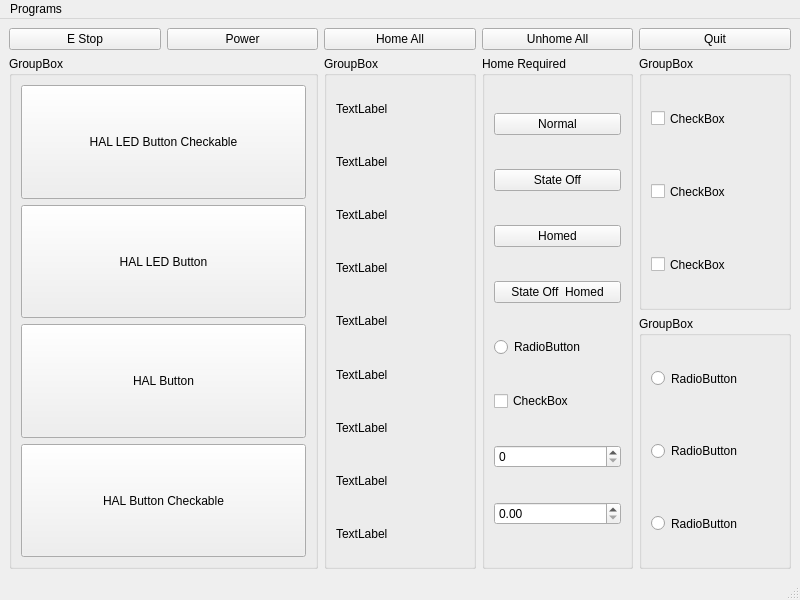
<?xml version="1.0" encoding="UTF-8"?>
<ui version="4.0">
 <class>MainWindow</class>
 <widget class="QMainWindow" name="MainWindow">
  <property name="geometry">
   <rect>
    <x>0</x>
    <y>0</y>
    <width>800</width>
    <height>600</height>
   </rect>
  </property>
  <property name="windowTitle">
   <string>MainWindow</string>
  </property>
  <widget class="QWidget" name="centralwidget">
   <layout class="QGridLayout" name="gridLayout">
    <item row="0" column="0">
     <widget class="QPushButton" name="estop_pb">
      <property name="text">
       <string>E Stop</string>
      </property>
     </widget>
    </item>
    <item row="0" column="4">
     <widget class="QPushButton" name="quit_pb">
      <property name="text">
       <string>Quit</string>
      </property>
     </widget>
    </item>
    <item row="1" column="0" rowspan="2" colspan="2">
     <widget class="QGroupBox" name="groupBox">
      <property name="title">
       <string>GroupBox</string>
      </property>
      <layout class="QVBoxLayout" name="verticalLayout">
       <item>
        <widget class="QPushButton" name="pushButton_4">
         <property name="sizePolicy">
          <sizepolicy hsizetype="Preferred" vsizetype="Preferred">
           <horstretch>0</horstretch>
           <verstretch>0</verstretch>
          </sizepolicy>
         </property>
         <property name="text">
          <string>HAL LED Button Checkable</string>
         </property>
         <property name="checkable">
          <bool>true</bool>
         </property>
         <property name="pin_name" stdset="0">
          <string>hal-led-btn-checkable</string>
         </property>
         <property name="hal_type" stdset="0">
          <string>HAL_BIT</string>
         </property>
         <property name="hal_dir" stdset="0">
          <string>HAL_OUT</string>
         </property>
         <property name="function" stdset="0">
          <string>hal_led_button</string>
         </property>
        </widget>
       </item>
       <item>
        <widget class="QPushButton" name="pushButton">
         <property name="sizePolicy">
          <sizepolicy hsizetype="Preferred" vsizetype="Preferred">
           <horstretch>0</horstretch>
           <verstretch>0</verstretch>
          </sizepolicy>
         </property>
         <property name="text">
          <string>HAL LED Button</string>
         </property>
         <property name="pin_name" stdset="0">
          <string>hal-led-btn</string>
         </property>
         <property name="hal_type" stdset="0">
          <string>HAL_BIT</string>
         </property>
         <property name="hal_dir" stdset="0">
          <string>HAL_OUT</string>
         </property>
         <property name="function" stdset="0">
          <string>hal_led_button</string>
         </property>
        </widget>
       </item>
       <item>
        <widget class="QPushButton" name="pushButton_3">
         <property name="sizePolicy">
          <sizepolicy hsizetype="Preferred" vsizetype="Preferred">
           <horstretch>0</horstretch>
           <verstretch>0</verstretch>
          </sizepolicy>
         </property>
         <property name="text">
          <string>HAL Button</string>
         </property>
         <property name="function" stdset="0">
          <string>hal_pin</string>
         </property>
         <property name="pin_name" stdset="0">
          <string>hal-pb</string>
         </property>
         <property name="hal_type" stdset="0">
          <string>HAL_BIT</string>
         </property>
         <property name="hal_dir" stdset="0">
          <string>HAL_OUT</string>
         </property>
        </widget>
       </item>
       <item>
        <widget class="QPushButton" name="pushButton_5">
         <property name="sizePolicy">
          <sizepolicy hsizetype="Preferred" vsizetype="Preferred">
           <horstretch>0</horstretch>
           <verstretch>0</verstretch>
          </sizepolicy>
         </property>
         <property name="text">
          <string>HAL Button Checkable</string>
         </property>
         <property name="checkable">
          <bool>true</bool>
         </property>
         <property name="function" stdset="0">
          <string>hal_pin</string>
         </property>
         <property name="pin_name" stdset="0">
          <string>hal-pb-checkable</string>
         </property>
         <property name="hal_type" stdset="0">
          <string>HAL_BIT</string>
         </property>
         <property name="hal_dir" stdset="0">
          <string>HAL_OUT</string>
         </property>
        </widget>
       </item>
      </layout>
     </widget>
    </item>
    <item row="1" column="2" rowspan="2">
     <widget class="QGroupBox" name="groupBox_4">
      <property name="title">
       <string>GroupBox</string>
      </property>
      <layout class="QVBoxLayout" name="verticalLayout_4">
       <item>
        <widget class="QLabel" name="label">
         <property name="text">
          <string>TextLabel</string>
         </property>
         <property name="hal_led_label" stdset="0">
          <bool>true</bool>
         </property>
         <property name="pin_name" stdset="0">
          <string>hal-label-1</string>
         </property>
         <property name="hal_type" stdset="0">
          <string>HAL_BIT</string>
         </property>
         <property name="hal_dir" stdset="0">
          <string>HAL_IN</string>
         </property>
         <property name="function" stdset="0">
          <string>hal_led</string>
         </property>
        </widget>
       </item>
       <item>
        <widget class="QLabel" name="label_2">
         <property name="text">
          <string>TextLabel</string>
         </property>
        </widget>
       </item>
       <item>
        <widget class="QLabel" name="label_8">
         <property name="text">
          <string>TextLabel</string>
         </property>
         <property name="hal_led_label" stdset="0">
          <bool>true</bool>
         </property>
         <property name="pin_name" stdset="0">
          <string>hal-label-2</string>
         </property>
         <property name="hal_type" stdset="0">
          <string>HAL_BIT</string>
         </property>
         <property name="hal_dir" stdset="0">
          <string>HAL_IN</string>
         </property>
         <property name="function" stdset="0">
          <string>hal_led</string>
         </property>
        </widget>
       </item>
       <item>
        <widget class="QLabel" name="label_9">
         <property name="text">
          <string>TextLabel</string>
         </property>
         <property name="hal_led_label" stdset="0">
          <bool>true</bool>
         </property>
         <property name="pin_name" stdset="0">
          <string>hal-label-3</string>
         </property>
         <property name="hal_type" stdset="0">
          <string>HAL_BIT</string>
         </property>
         <property name="hal_dir" stdset="0">
          <string>HAL_IN</string>
         </property>
         <property name="function" stdset="0">
          <string>hal_led</string>
         </property>
        </widget>
       </item>
       <item>
        <widget class="QLabel" name="label_3">
         <property name="text">
          <string>TextLabel</string>
         </property>
        </widget>
       </item>
       <item>
        <widget class="QLabel" name="label_4">
         <property name="text">
          <string>TextLabel</string>
         </property>
        </widget>
       </item>
       <item>
        <widget class="QLabel" name="label_5">
         <property name="text">
          <string>TextLabel</string>
         </property>
        </widget>
       </item>
       <item>
        <widget class="QLabel" name="label_6">
         <property name="text">
          <string>TextLabel</string>
         </property>
        </widget>
       </item>
       <item>
        <widget class="QLabel" name="label_7">
         <property name="text">
          <string>TextLabel</string>
         </property>
        </widget>
       </item>
      </layout>
     </widget>
    </item>
    <item row="1" column="3" rowspan="2">
     <widget class="QGroupBox" name="groupBox_5">
      <property name="title">
       <string>Home Required</string>
      </property>
      <layout class="QGridLayout" name="gridLayout_2">
       <item row="6" column="0">
        <widget class="QCheckBox" name="checkBox_4">
         <property name="text">
          <string>CheckBox</string>
         </property>
        </widget>
       </item>
       <item row="7" column="0">
        <widget class="QSpinBox" name="spinBox"/>
       </item>
       <item row="5" column="0">
        <widget class="QRadioButton" name="radioButton_4">
         <property name="text">
          <string>RadioButton</string>
         </property>
        </widget>
       </item>
       <item row="0" column="0">
        <widget class="QPushButton" name="normal_hal_pb">
         <property name="text">
          <string>Normal</string>
         </property>
         <property name="function" stdset="0">
          <string>hal_pin</string>
         </property>
         <property name="pin_name" stdset="0">
          <string>normal-pb</string>
         </property>
        </widget>
       </item>
       <item row="3" column="0">
        <widget class="QPushButton" name="state_off_homed_hal_pb">
         <property name="text">
          <string>State Off  Homed</string>
         </property>
         <property name="function" stdset="0">
          <string>hal_pin</string>
         </property>
         <property name="pin_name" stdset="0">
          <string>state-off-homed-pb</string>
         </property>
         <property name="state_off" stdset="0">
          <string>disabled</string>
         </property>
         <property name="required" stdset="0">
          <string>homed</string>
         </property>
        </widget>
       </item>
       <item row="1" column="0">
        <widget class="QPushButton" name="state_off_hal_pb">
         <property name="text">
          <string>State Off</string>
         </property>
         <property name="function" stdset="0">
          <string>hal_pin</string>
         </property>
         <property name="pin_name" stdset="0">
          <string>state-off-pb</string>
         </property>
         <property name="state_off" stdset="0">
          <string>disabled</string>
         </property>
        </widget>
       </item>
       <item row="8" column="0">
        <widget class="QDoubleSpinBox" name="doubleSpinBox"/>
       </item>
       <item row="2" column="0">
        <widget class="QPushButton" name="state_off_homed_hal_pb_2">
         <property name="text">
          <string>Homed</string>
         </property>
         <property name="function" stdset="0">
          <string>hal_pin</string>
         </property>
         <property name="pin_name" stdset="0">
          <string>homed-pb</string>
         </property>
         <property name="required" stdset="0">
          <string>homed</string>
         </property>
        </widget>
       </item>
      </layout>
     </widget>
    </item>
    <item row="1" column="4">
     <widget class="QGroupBox" name="groupBox_3">
      <property name="title">
       <string>GroupBox</string>
      </property>
      <layout class="QVBoxLayout" name="verticalLayout_2">
       <item>
        <widget class="QCheckBox" name="checkBox">
         <property name="sizePolicy">
          <sizepolicy hsizetype="Preferred" vsizetype="Preferred">
           <horstretch>0</horstretch>
           <verstretch>0</verstretch>
          </sizepolicy>
         </property>
         <property name="text">
          <string>CheckBox</string>
         </property>
        </widget>
       </item>
       <item>
        <widget class="QCheckBox" name="checkBox_2">
         <property name="sizePolicy">
          <sizepolicy hsizetype="Preferred" vsizetype="Preferred">
           <horstretch>0</horstretch>
           <verstretch>0</verstretch>
          </sizepolicy>
         </property>
         <property name="text">
          <string>CheckBox</string>
         </property>
        </widget>
       </item>
       <item>
        <widget class="QCheckBox" name="checkBox_3">
         <property name="sizePolicy">
          <sizepolicy hsizetype="Preferred" vsizetype="Preferred">
           <horstretch>0</horstretch>
           <verstretch>0</verstretch>
          </sizepolicy>
         </property>
         <property name="text">
          <string>CheckBox</string>
         </property>
        </widget>
       </item>
      </layout>
     </widget>
    </item>
    <item row="2" column="4">
     <widget class="QGroupBox" name="groupBox_2">
      <property name="title">
       <string>GroupBox</string>
      </property>
      <layout class="QVBoxLayout" name="verticalLayout_3">
       <item>
        <widget class="QRadioButton" name="radioButton">
         <property name="sizePolicy">
          <sizepolicy hsizetype="Preferred" vsizetype="Preferred">
           <horstretch>0</horstretch>
           <verstretch>0</verstretch>
          </sizepolicy>
         </property>
         <property name="text">
          <string>RadioButton</string>
         </property>
        </widget>
       </item>
       <item>
        <widget class="QRadioButton" name="radioButton_2">
         <property name="sizePolicy">
          <sizepolicy hsizetype="Preferred" vsizetype="Preferred">
           <horstretch>0</horstretch>
           <verstretch>0</verstretch>
          </sizepolicy>
         </property>
         <property name="text">
          <string>RadioButton</string>
         </property>
        </widget>
       </item>
       <item>
        <widget class="QRadioButton" name="radioButton_3">
         <property name="sizePolicy">
          <sizepolicy hsizetype="Preferred" vsizetype="Preferred">
           <horstretch>0</horstretch>
           <verstretch>0</verstretch>
          </sizepolicy>
         </property>
         <property name="text">
          <string>RadioButton</string>
         </property>
        </widget>
       </item>
      </layout>
     </widget>
    </item>
    <item row="0" column="1">
     <widget class="QPushButton" name="power_pb">
      <property name="text">
       <string>Power</string>
      </property>
     </widget>
    </item>
    <item row="0" column="2">
     <widget class="QPushButton" name="home_all_pb">
      <property name="text">
       <string>Home All</string>
      </property>
     </widget>
    </item>
    <item row="0" column="3">
     <widget class="QPushButton" name="unhome_all_pb">
      <property name="text">
       <string>Unhome All</string>
      </property>
     </widget>
    </item>
   </layout>
  </widget>
  <widget class="QMenuBar" name="menubar">
   <property name="geometry">
    <rect>
     <x>0</x>
     <y>0</y>
     <width>800</width>
     <height>24</height>
    </rect>
   </property>
   <widget class="QMenu" name="menuPrograms">
    <property name="title">
     <string>Programs</string>
    </property>
    <addaction name="actionShow_HAL"/>
   </widget>
   <addaction name="menuPrograms"/>
  </widget>
  <widget class="QStatusBar" name="statusbar"/>
  <action name="actionShow_HAL">
   <property name="text">
    <string>Show HAL</string>
   </property>
  </action>
 </widget>
 <resources/>
 <connections/>
</ui>
